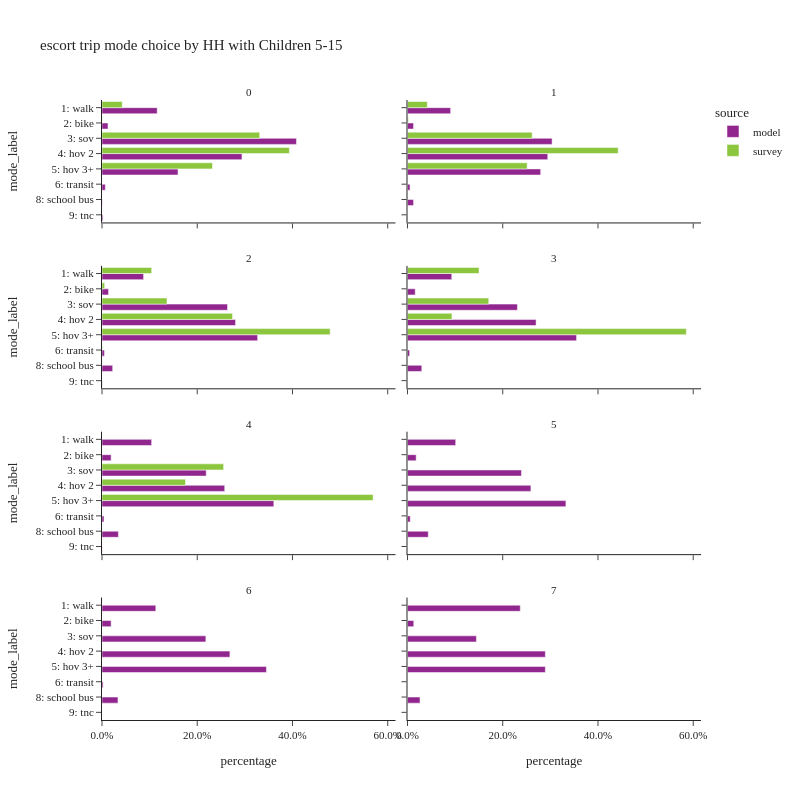

Notebook source saved alongside this figure:
### Code cell
plot_mode_choice(es_trip,
                 "hh515",
                 {"mode_label":util.mode_cat.values()},
                 "HH with Children 5-15",2,800)

### Figure 1 — Plotly figure (JSON) as saved in the notebook; plotly's stock layout.template omitted (floating-point values rounded to 4 significant figures)
{"data": [{"alignmentgroup": "True", "customdata": [[88001], [9591], [310079], [223205], [121211], [5323], [453], [1508]], "hovertemplate": "source=model<br>hh515=0<br>percentage=%{x}<br>mode_label=%{y}<br>sample count=%{customdata[0]}<extra></extra>", "legendgroup": "model", "marker": {"color": "#91268F", "pattern": {"shape": ""}}, "name": "model", "offsetgroup": "model", "orientation": "h", "showlegend": true, "textposition": "auto", "type": "bar", "x": [0.1159, 0.01263, 0.4083, 0.2939, 0.1596, 0.00701, 0.0005965, 0.001986], "xaxis": "x7", "y": ["1: walk", "2: bike", "3: sov", "4: hov 2", "5: hov 3+", "6: transit", "8: school bus", "9: tnc"], "yaxis": "y7"}, {"alignmentgroup": "True", "customdata": [[40913], [5747], [137106], [132982], [126275], [2393], [5746], [328]], "hovertemplate": "source=model<br>hh515=1<br>percentage=%{x}<br>mode_label=%{y}<br>sample count=%{customdata[0]}<extra></extra>", "legendgroup": "model", "marker": {"color": "#91268F", "pattern": {"shape": ""}}, "name": "model", "offsetgroup": "model", "orientation": "h", "showlegend": false, "textposition": "auto", "type": "bar", "x": [0.09062, 0.01273, 0.3037, 0.2945, 0.2797, 0.0053, 0.01273, 0.0007265], "xaxis": "x8", "y": ["1: walk", "2: bike", "3: sov", "4: hov 2", "5: hov 3+", "6: transit", "8: school bus", "9: tnc"], "yaxis": "y8"}, {"alignmentgroup": "True", "customdata": [[28345], [4459], [85570], [91046], [106088], [1633], [7272], [203]], "hovertemplate": "source=model<br>hh515=2<br>percentage=%{x}<br>mode_label=%{y}<br>sample count=%{customdata[0]}<extra></extra>", "legendgroup": "model", "marker": {"color": "#91268F", "pattern": {"shape": ""}}, "name": "model", "offsetgroup": "model", "orientation": "h", "showlegend": false, "textposition": "auto", "type": "bar", "x": [0.08732, 0.01374, 0.2636, 0.2805, 0.3268, 0.005031, 0.0224, 0.0006254], "xaxis": "x5", "y": ["1: walk", "2: bike", "3: sov", "4: hov 2", "5: hov 3+", "6: transit", "8: school bus", "9: tnc"], "yaxis": "y5"}, {"alignmentgroup": "True", "customdata": [[8435], [1471], [20939], [24495], [32207], [408], [2724], [37]], "hovertemplate": "source=model<br>hh515=3<br>percentage=%{x}<br>mode_label=%{y}<br>sample count=%{customdata[0]}<extra></extra>", "legendgroup": "model", "marker": {"color": "#91268F", "pattern": {"shape": ""}}, "name": "model", "offsetgroup": "model", "orientation": "h", "showlegend": false, "textposition": "auto", "type": "bar", "x": [0.09298, 0.01622, 0.2308, 0.27, 0.355, 0.004498, 0.03003, 0.0004079], "xaxis": "x6", "y": ["1: walk", "2: bike", "3: sov", "4: hov 2", "5: hov 3+", "6: transit", "8: school bus", "9: tnc"], "yaxis": "y6"}, {"alignmentgroup": "True", "customdata": [[2709], [498], [5689], [6697], [9378], [111], [894], [14]], "hovertemplate": "source=model<br>hh515=4<br>percentage=%{x}<br>mode_label=%{y}<br>sample count=%{customdata[0]}<extra></extra>", "legendgroup": "model", "marker": {"color": "#91268F", "pattern": {"shape": ""}}, "name": "model", "offsetgroup": "model", "orientation": "h", "showlegend": false, "textposition": "auto", "type": "bar", "x": [0.1042, 0.01916, 0.2189, 0.2577, 0.3608, 0.004271, 0.0344, 0.0005387], "xaxis": "x3", "y": ["1: walk", "2: bike", "3: sov", "4: hov 2", "5: hov 3+", "6: transit", "8: school bus", "9: tnc"], "yaxis": "y3"}, {"alignmentgroup": "True", "customdata": [[812], [146], [1920], [2079], [2669], [46], [350], [1]], "hovertemplate": "source=model<br>hh515=5<br>percentage=%{x}<br>mode_label=%{y}<br>sample count=%{customdata[0]}<extra></extra>", "legendgroup": "model", "marker": {"color": "#91268F", "pattern": {"shape": ""}}, "name": "model", "offsetgroup": "model", "orientation": "h", "showlegend": false, "textposition": "auto", "type": "bar", "x": [0.1012, 0.0182, 0.2393, 0.2591, 0.3327, 0.005734, 0.04362, 0.0001246], "xaxis": "x4", "y": ["1: walk", "2: bike", "3: sov", "4: hov 2", "5: hov 3+", "6: transit", "8: school bus", "9: tnc"], "yaxis": "y4"}, {"alignmentgroup": "True", "customdata": [[526], [89], [1015], [1250], [1607], [11], [156]], "hovertemplate": "source=model<br>hh515=6<br>percentage=%{x}<br>mode_label=%{y}<br>sample count=%{customdata[0]}<extra></extra>", "legendgroup": "model", "marker": {"color": "#91268F", "pattern": {"shape": ""}}, "name": "model", "offsetgroup": "model", "orientation": "h", "showlegend": false, "textposition": "auto", "type": "bar", "x": [0.113, 0.01912, 0.2181, 0.2686, 0.3453, 0.002364, 0.03352], "xaxis": "x", "y": ["1: walk", "2: bike", "3: sov", "4: hov 2", "5: hov 3+", "6: transit", "8: school bus"], "yaxis": "y"}, {"alignmentgroup": "True", "customdata": [[18], [1], [11], [22], [22], [2]], "hovertemplate": "source=model<br>hh515=7<br>percentage=%{x}<br>mode_label=%{y}<br>sample count=%{customdata[0]}<extra></extra>", "legendgroup": "model", "marker": {"color": "#91268F", "pattern": {"shape": ""}}, "name": "model", "offsetgroup": "model", "orientation": "h", "showlegend": false, "textposition": "auto", "type": "bar", "x": [0.2368, 0.01316, 0.1447, 0.2895, 0.2895, 0.02632], "xaxis": "x2", "y": ["1: walk", "2: bike", "3: sov", "4: hov 2", "5: hov 3+", "8: school bus"], "yaxis": "y2"}, {"alignmentgroup": "True", "customdata": [[56], [8], [230], [292], [119], [2]], "hovertemplate": "source=survey<br>hh515=0<br>percentage=%{x}<br>mode_label=%{y}<br>sample count=%{customdata[0]}<extra></extra>", "legendgroup": "survey", "marker": {"color": "#8CC63E", "pattern": {"shape": ""}}, "name": "survey", "offsetgroup": "survey", "orientation": "h", "showlegend": true, "textposition": "auto", "type": "bar", "x": [0.04249, 0.0005679, 0.3312, 0.3935, 0.2321, 0.0001769], "xaxis": "x7", "y": ["1: walk", "2: bike", "3: sov", "4: hov 2", "5: hov 3+", "6: transit"], "yaxis": "y7"}, {"alignmentgroup": "True", "customdata": [[43], [8], [76], [123], [71], [1], [1]], "hovertemplate": "source=survey<br>hh515=1<br>percentage=%{x}<br>mode_label=%{y}<br>sample count=%{customdata[0]}<extra></extra>", "legendgroup": "survey", "marker": {"color": "#8CC63E", "pattern": {"shape": ""}}, "name": "survey", "offsetgroup": "survey", "orientation": "h", "showlegend": false, "textposition": "auto", "type": "bar", "x": [0.0416, 0.001842, 0.2618, 0.4424, 0.2513, 0.0005562, 0.0004818], "xaxis": "x8", "y": ["1: walk", "2: bike", "3: sov", "4: hov 2", "5: hov 3+", "6: transit", "8: school bus"], "yaxis": "y8"}, {"alignmentgroup": "True", "customdata": [[35], [8], [45], [84], [167], [2], [1]], "hovertemplate": "source=survey<br>hh515=2<br>percentage=%{x}<br>mode_label=%{y}<br>sample count=%{customdata[0]}<extra></extra>", "legendgroup": "survey", "marker": {"color": "#8CC63E", "pattern": {"shape": ""}}, "name": "survey", "offsetgroup": "survey", "orientation": "h", "showlegend": false, "textposition": "auto", "type": "bar", "x": [0.1043, 0.005561, 0.1365, 0.2741, 0.4791, 0.0004319, 4.526e-05], "xaxis": "x5", "y": ["1: walk", "2: bike", "3: sov", "4: hov 2", "5: hov 3+", "6: transit", "8: school bus"], "yaxis": "y5"}, {"alignmentgroup": "True", "customdata": [[4], [3], [7], [41], [1]], "hovertemplate": "source=survey<br>hh515=3<br>percentage=%{x}<br>mode_label=%{y}<br>sample count=%{customdata[0]}<extra></extra>", "legendgroup": "survey", "marker": {"color": "#8CC63E", "pattern": {"shape": ""}}, "name": "survey", "offsetgroup": "survey", "orientation": "h", "showlegend": false, "textposition": "auto", "type": "bar", "x": [0.1502, 0.1706, 0.09331, 0.5855, 0.0003556], "xaxis": "x6", "y": ["1: walk", "3: sov", "4: hov 2", "5: hov 3+", "8: school bus"], "yaxis": "y6"}, {"alignmentgroup": "True", "customdata": [[4], [4], [15]], "hovertemplate": "source=survey<br>hh515=4<br>percentage=%{x}<br>mode_label=%{y}<br>sample count=%{customdata[0]}<extra></extra>", "legendgroup": "survey", "marker": {"color": "#8CC63E", "pattern": {"shape": ""}}, "name": "survey", "offsetgroup": "survey", "orientation": "h", "showlegend": false, "textposition": "auto", "type": "bar", "x": [0.2554, 0.1753, 0.5693], "xaxis": "x3", "y": ["3: sov", "4: hov 2", "5: hov 3+"], "yaxis": "y3"}], "layout": {"annotations": [{"font": {}, "showarrow": false, "text": "6", "x": 0.245, "xanchor": "center", "xref": "paper", "y": 0.1975, "yanchor": "bottom", "yref": "paper"}, {"font": {}, "showarrow": false, "text": "7", "x": 0.755, "xanchor": "center", "xref": "paper", "y": 0.1975, "yanchor": "bottom", "yref": "paper"}, {"font": {}, "showarrow": false, "text": "4", "x": 0.245, "xanchor": "center", "xref": "paper", "y": 0.465, "yanchor": "bottom", "yref": "paper"}, {"font": {}, "showarrow": false, "text": "5", "x": 0.755, "xanchor": "center", "xref": "paper", "y": 0.465, "yanchor": "bottom", "yref": "paper"}, {"font": {}, "showarrow": false, "text": "2", "x": 0.245, "xanchor": "center", "xref": "paper", "y": 0.7325, "yanchor": "bottom", "yref": "paper"}, {"font": {}, "showarrow": false, "text": "3", "x": 0.755, "xanchor": "center", "xref": "paper", "y": 0.7325, "yanchor": "bottom", "yref": "paper"}, {"font": {}, "showarrow": false, "text": "0", "x": 0.245, "xanchor": "center", "xref": "paper", "y": 1, "yanchor": "bottom", "yref": "paper"}, {"font": {}, "showarrow": false, "text": "1", "x": 0.755, "xanchor": "center", "xref": "paper", "y": 1, "yanchor": "bottom", "yref": "paper"}], "barmode": "group", "height": 800, "legend": {"title": {"text": "source"}, "tracegroupgap": 0}, "title": {"text": "escort trip mode choice by HH with Children 5-15"}, "width": 800, "xaxis": {"anchor": "y", "domain": [0, 0.49], "tickformat": ".1%", "title": {"text": "percentage"}}, "xaxis2": {"anchor": "y2", "domain": [0.51, 1], "matches": "x", "tickformat": ".1%", "title": {"text": "percentage"}}, "xaxis3": {"anchor": "y3", "domain": [0, 0.49], "matches": "x", "showticklabels": false, "tickformat": ".1%"}, "xaxis4": {"anchor": "y4", "domain": [0.51, 1], "matches": "x", "showticklabels": false, "tickformat": ".1%"}, "xaxis5": {"anchor": "y5", "domain": [0, 0.49], "matches": "x", "showticklabels": false, "tickformat": ".1%"}, "xaxis6": {"anchor": "y6", "domain": [0.51, 1], "matches": "x", "showticklabels": false, "tickformat": ".1%"}, "xaxis7": {"anchor": "y7", "domain": [0, 0.49], "matches": "x", "showticklabels": false, "tickformat": ".1%"}, "xaxis8": {"anchor": "y8", "domain": [0.51, 1], "matches": "x", "showticklabels": false, "tickformat": ".1%"}, "yaxis": {"anchor": "x", "categoryarray": ["9: tnc", "8: school bus", "6: transit", "5: hov 3+", "4: hov 2", "3: sov", "2: bike", "1: walk"], "categoryorder": "array", "domain": [0, 0.1975], "title": {"text": "mode_label"}}, "yaxis2": {"anchor": "x2", "domain": [0, 0.1975], "matches": "y", "showticklabels": false}, "yaxis3": {"anchor": "x3", "categoryarray": ["9: tnc", "8: school bus", "6: transit", "5: hov 3+", "4: hov 2", "3: sov", "2: bike", "1: walk"], "categoryorder": "array", "domain": [0.2675, 0.465], "matches": "y", "title": {"text": "mode_label"}}, "yaxis4": {"anchor": "x4", "domain": [0.2675, 0.465], "matches": "y", "showticklabels": false}, "yaxis5": {"anchor": "x5", "categoryarray": ["9: tnc", "8: school bus", "6: transit", "5: hov 3+", "4: hov 2", "3: sov", "2: bike", "1: walk"], "categoryorder": "array", "domain": [0.535, 0.7325], "matches": "y", "title": {"text": "mode_label"}}, "yaxis6": {"anchor": "x6", "domain": [0.535, 0.7325], "matches": "y", "showticklabels": false}, "yaxis7": {"anchor": "x7", "categoryarray": ["9: tnc", "8: school bus", "6: transit", "5: hov 3+", "4: hov 2", "3: sov", "2: bike", "1: walk"], "categoryorder": "array", "domain": [0.8025, 1], "matches": "y", "title": {"text": "mode_label"}}, "yaxis8": {"anchor": "x8", "domain": [0.8025, 1], "matches": "y", "showticklabels": false}}}
